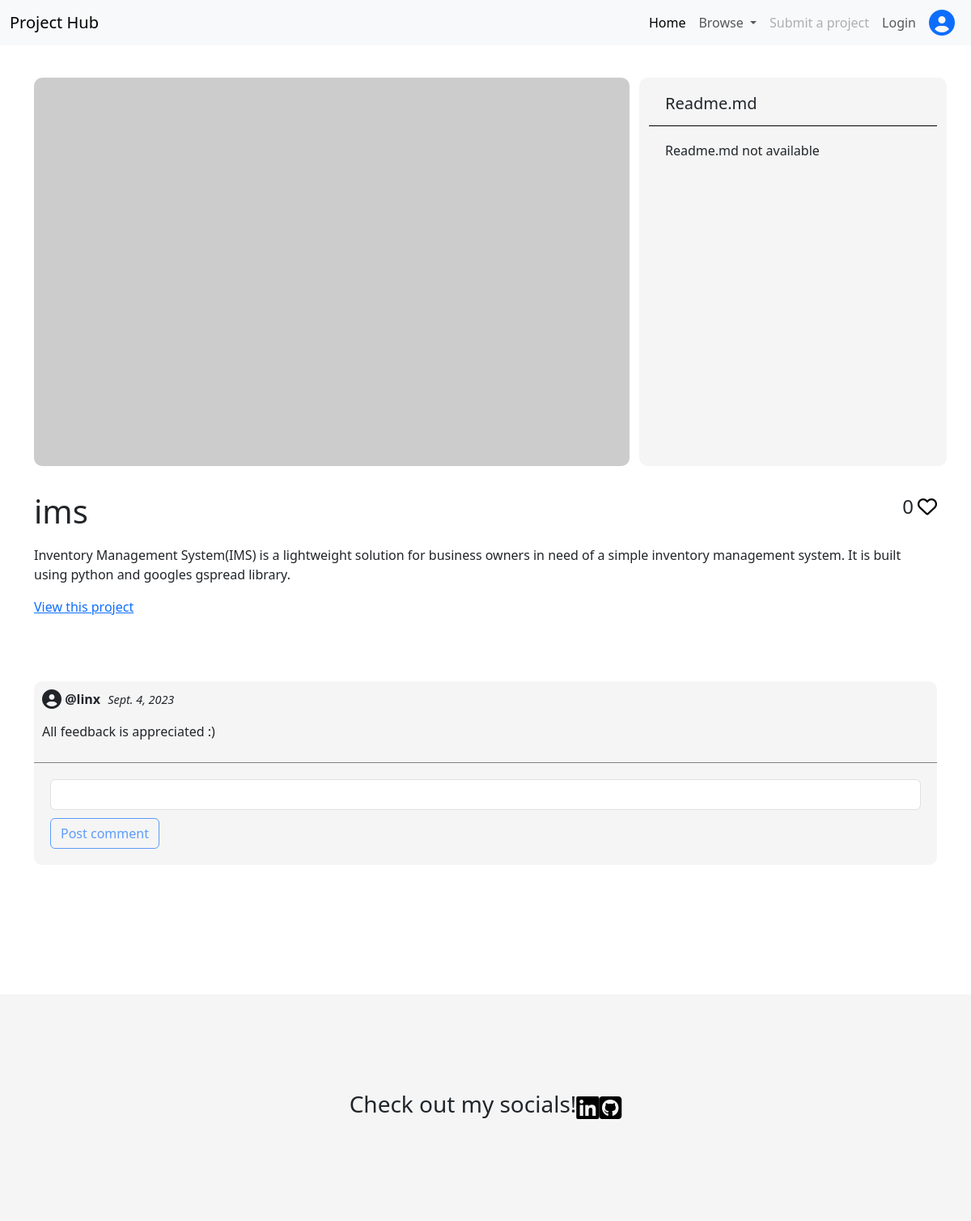
Screenshot of /project/ims/ with the database file from the repository.
### hub_main/models.py (models this page shows, shortened)
class Post(models.Model):
    title = models.CharField(max_length=200, blank=False)
    slug = models.SlugField(max_length=200, unique=True)
    author = models.ForeignKey(User, on_delete=models.CASCADE, related_name='project_post')
    Category = models.ForeignKey(Category, on_delete=models.CASCADE, related_name='categories')
    created_on = models.DateField(auto_now_add=True)
    description = models.TextField()
    likes = models.ManyToManyField(User, related_name='liked_posts', null=True, blank=True)
    live_link = models.URLField(blank=False)
    github_repo_link = models.URLField()
    class Meta:
        ordering = ['created_on']
    def number_of_likes(self):
        return self.likes.count()

class Comment(models.Model):
    body = models.TextField()
    user = models.ForeignKey(User, on_delete=models.CASCADE)
    post = models.ForeignKey(Post, on_delete=models.CASCADE, related_name='comments')
    created_on = models.DateField(auto_now_add=True)
    class Meta:
        ordering = ['-created_on']

### hub_main/views.py (the view)
# urls.py: path('project/<slug:slug>/', views.project_details, name='project_details'),
def project_details(request, slug):
    post = get_object_or_404(Post.objects.all(), slug=slug)
    comments = post.comments.all().order_by('created_on')
    liked = False
    if post.likes.filter(id=request.user.id).exists():
        liked = True
    context = {
        'post' : post,
        'comments' : comments,
        'liked' : liked,
        'author' : post.author
    }
    return render(request, 'project_details.html', context)

### hub_main/templates/project_details.html (shortened to what this page needs)
{% extends "base.html" %}
{% load static %}
{% block content %}
<section>
    <div class="container">
        <div class="grid">
            <div class="row">
                <div class="col-md-8 col-12 project-image">
                    <img src="https://picsum.photos/500" alt="">
                </div>
                <div class="col-md-4 col-12 readme-section">
                    <h5 id="readme-header">Readme.md</h5>
                    <div class="project-readme">
                    </div>
                </div>
            </div>
        </div>
        <div class="project-data">
            <div class="title-likes-container">
                <h1>{{ post.title }}</h1>
                <div class="likes">
                    <p>{{ post.number_of_likes }}</p>
                    <form action="{% url 'like_post' post.id %}" method="POST">
                        {% if liked %}
                        <button style="border: none; background-color: inherit;" type="submit"><i id="like" class="fa-solid fa-heart"></i></button>
                        {% else %}
                        <button style="border: none; background-color: inherit;" type="submit"><i id="like" class="fa-regular fa-heart"></i></button>
                        {% endif %}
                    </form>
                </div>
            </div>
            <p>{{ post.description }}</p>
            <a href="{{ post.live_link }}" target="_blank" style="width: max-content;">View this project</a>
        </div>
    </div>
</section>
<div class="container">
    <div class="comment-section">
        {% for comment in comments %}
            <div class="comment">
                <i class="fa-solid fa-circle-user fa-xl"></i>
                <span class="comment-author"><strong>@{{ comment.user }}</strong></span>
                <span class="comment-date"><em>{{ comment.created_on }}</em></span>
                <p class="comment-body">{{ comment.body | linebreaks }}</p>
            </div>
        {% endfor %}
        <div id="post-comment">
            <form method="POST" action="{% url 'post_comment' post.id %}">
                <input type="text" class="form-control" name="comment_body" id="comment-input">
                {% if user.is_authenticated %}
                    <input type="submit" class="btn btn-outline-primary" value="Post comment" id="comment-btn">
                {% else %}
                    <input type="submit" class="btn btn-outline-primary" value="Post comment" id="comment-btn" disabled>
                {% endif %}
            </form>
        </div>
    </div>
</div>
{% endblock %}

### hub_main/static/hub_main/css/styles.css (style rules this page uses)
* { margin: 0; padding: 0; box-sizing: border-box; }
.project-image { margin-top: 5vh; }
.project-image img { width: 100%; height: 60vh; object-fit: cover; border-radius: 10px; }
.readme-section { margin-top: 5vh; border-radius: 10px; height: 60vh; background-color: whitesmoke; }
#readme-header { padding-left: 20px; padding-top: 20px; border-bottom: 1px solid black; padding-bottom: 15px; }
.project-readme { width: 100%; height: 85%; padding: 10px 20px; overflow: scroll; }
.project-data { margin-top: 4vh; display: flex; flex-direction: column; position: relative; }
.title-likes-container { display: flex; align-items: center; margin-bottom: 10px; }
.comment-section { margin-top: 10vh; background-color: whitesmoke; border-radius: 10px; }
.comment { padding: 10px; border-bottom: 1px solid gray; }
.comment-date { padding-left: 5px; font-size: 0.9em; }
#post-comment { padding: 20px; }
#comment-btn { margin-top: 10px; }
.likes { position: absolute; top: 0; right: 0; display: flex; align-items: center; font-size: x-large; }
.likes p { margin: 0; padding-right: 5px; }

### rows the page displays
Post: title "ims", number_of_likes "0", description "Inventory Management System(IMS) is a lightweight solution for business owners in need of a simple inventory management system. It is built using python and googles gspread library."
Comment: user "linx", created_on "Sept. 4, 2023", body "All feedback is appreciated :)"
